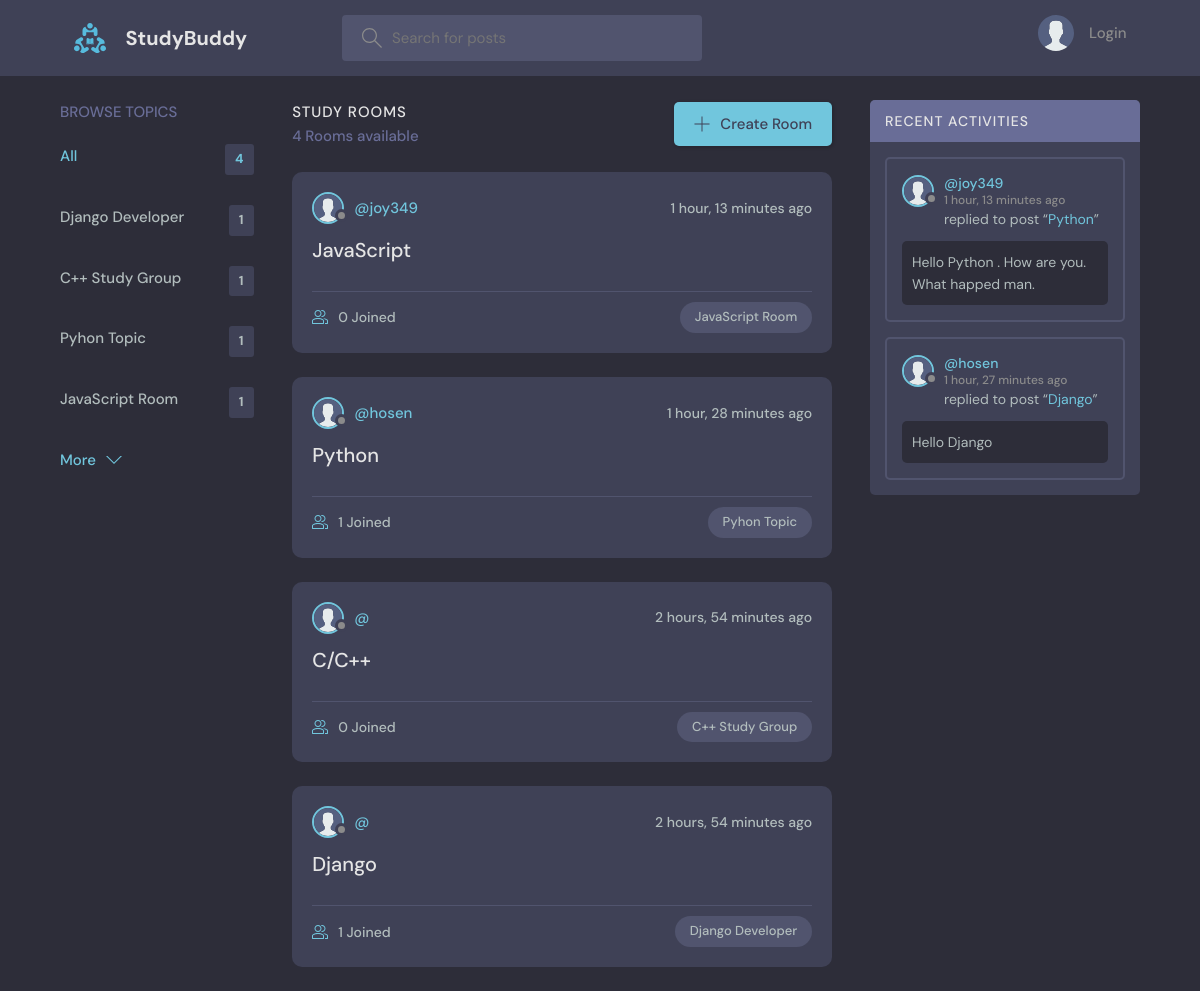
Before: / with the older database file.
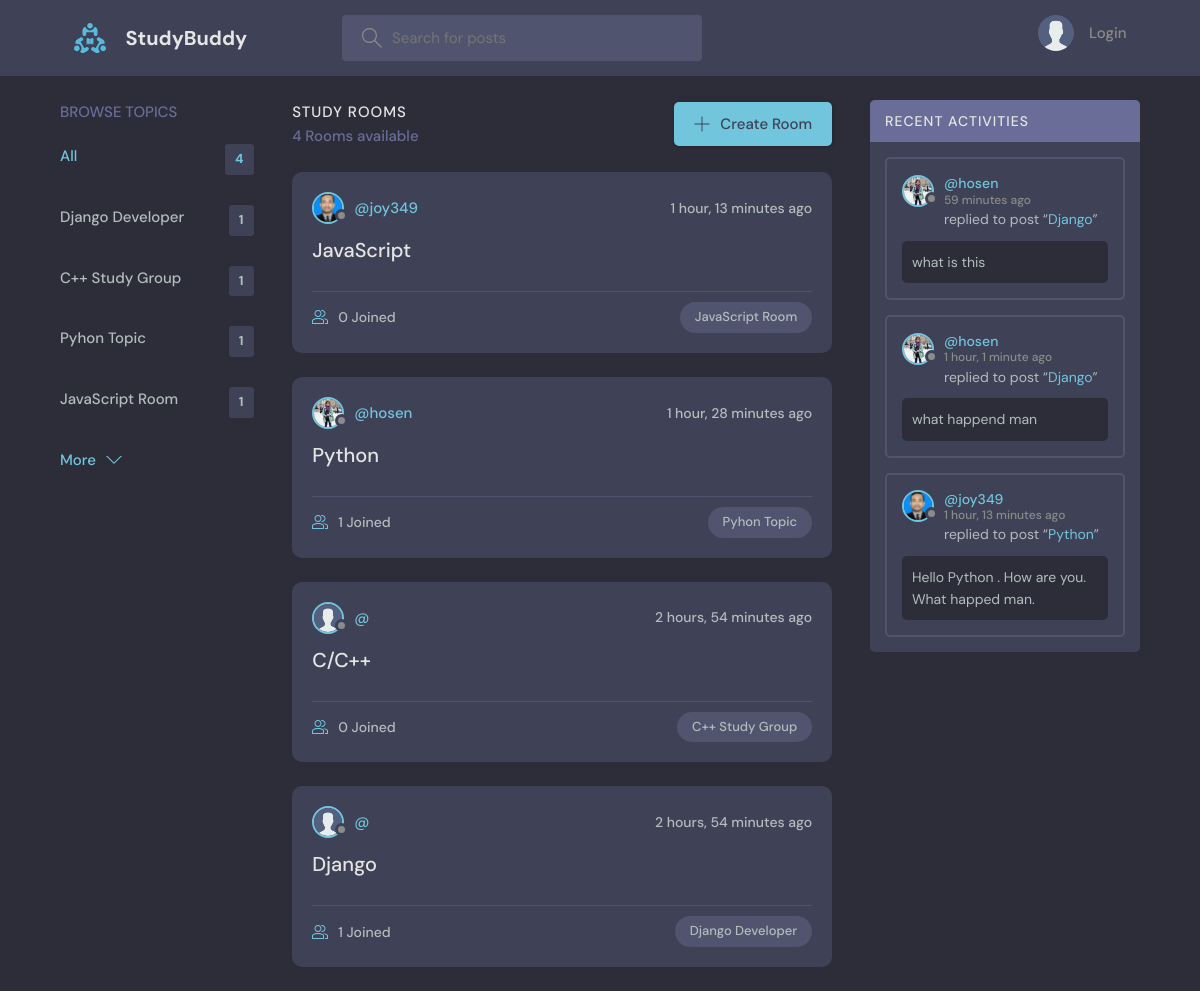
After: the same page with the newer database file.
### base/models.py (models this page shows, shortened)
class Topic(models.Model):
    name = models.CharField(max_length=200)

class Room(models.Model):
    host = models.ForeignKey(User, on_delete=models.SET_NULL, null=True)
    topic = models.ForeignKey(Topic, on_delete=models.SET_NULL, null=True)
    name = models.CharField(max_length=200)
    description = models.TextField(null=True, blank=True)
    participants = models.ManyToManyField(
        User, related_name='participants', blank=True)
    updated = models.DateTimeField(auto_now=True)
    created = models.DateTimeField(auto_now_add=True)
    class Meta:
        ordering = ['-updated', '-created']
    def __str__(self):
        return self.name

class User(AbstractUser):
    name = models.CharField(max_length=200, null=True)
    email = models.EmailField(unique=True, null=True)
    bio = models.TextField(null=True)
    avatar = models.ImageField(null=True, default="avatar.svg")
    gender = models.CharField(
        max_length=255, blank=True, default='rather_not_say')
    active = models.BooleanField(default=True)
    staff = models.BooleanField(default=False)  # a admin user; non super-user
    admin = models.BooleanField(default=False)
    USERNAME_FIELD = 'email'
    REQUIRED_FIELDS = []
    objects = UserManager()

class Message(models.Model):
    user = models.ForeignKey(User, on_delete=models.CASCADE)
    room = models.ForeignKey(Room, on_delete=models.CASCADE)
    body = models.TextField()
    updated = models.DateTimeField(auto_now=True)
    created = models.DateTimeField(auto_now_add=True)
    class Meta:
        ordering = ['-updated', '-created']

### base/views.py (the view)
# urls.py: path('', views.home, name="home"),
def home(request):
    q = request.GET.get('q') if request.GET.get('q') != None else ''
    rooms = Room.objects.filter(
        Q(topic__name__icontains=q) |
        Q(name__icontains=q) |
        Q(description__icontains=q)
    )
    topics = Topic.objects.all()[0:5]
    room_count = rooms.count()
    room_messages = Message.objects.filter(
        Q(room__topic__name__icontains=q))[0:3]
    context = {'rooms': rooms, 'topics': topics,
               'room_count': room_count, 'room_messages': room_messages}
    return render(request, 'base/home.html', context)

### base/templates/base/home.html (shortened to what this page needs)
{% extends 'main.html' %}
{% block content %}
<main class="layout layout--3">
    <div class="container">
        {% include 'base/topics_component.html' %}
        <div class="roomList">
            <div class="roomList__header">
                <div>
                    <h2>Study Rooms</h2>
                    <p>{{room_count}} Rooms available</p>
                </div>
                <a class="btn btn--main" href="{% url 'create-room' %}">
                    <svg version="1.1" xmlns="http://www.w3.org/2000/svg" width="32" height="32" viewBox="0 0 32 32">
                        <title>add</title>
                        <path
                            d="M16.943 0.943h-1.885v14.115h-14.115v1.885h14.115v14.115h1.885v-14.115h14.115v-1.885h-14.115v-14.115z">
                        </path>
                    </svg>
                    Create Room
                </a>
            </div>
            {% include 'base/feed_component.html' %}
        </div>
        {% include 'base/activity_component.html' %}
    </div>
</main>
{% endblock %}

### base/templates/base/topics_component.html
<div class="topics">
    <div class="topics__header">
        <h2>Browse Topics</h2>
    </div>
    <ul class="topics__list">
        <li>
            <a href="{% url 'home' %}" class="active">All <span>{{topics.count}}</span></a>
        </li>
        {% for topic in topics %}
        <li>
            <a href="{% url 'home' %}?q={{topic.name}}">{{topic.name}}<span>{{topic.room_set.all.count}}</span></a>
        </li>
        {% endfor %}
    </ul>
    <a class="btn btn--link" href="{% url 'topics' %}">
        More
        <svg version="1.1" xmlns="http://www.w3.org/2000/svg" width="32" height="32" viewBox="0 0 32 32">
            <title>chevron-down</title>
            <path d="M16 21l-13-13h-3l16 16 16-16h-3l-13 13z"></path>
        </svg>
    </a>
</div>

### base/templates/base/feed_component.html (shortened to what this page needs)
{% for room in rooms %}
<div class="roomListRoom">
    <div class="roomListRoom__header">
        <a href="{% url 'user-profile' room.host.id %}" class="roomListRoom__author">
            <div class="avatar avatar--small">
                <img src="{{room.host.avatar.url}}" />
            </div>
            <span>@{{room.host.username}}</span>
        </a>
        <div class="roomListRoom__actions">
            <span>{{room.created|timesince}} ago</span>
        </div>
    </div>
    <div class="roomListRoom__content">
        <a href="{% url 'room' room.id %}">{{room.name}}</a>
    </div>
    <div class="roomListRoom__meta">
        <a href="{% url 'room' room.id %}" class="roomListRoom__joined">
            {{room.participants.all.count}} Joined
        </a>
        <p class="roomListRoom__topic">{{room.topic.name}}</p>
    </div>
</div>
{% endfor %}

### base/templates/base/activity_component.html (shortened to what this page needs)
<div class="activities">
    <div class="activities__header">
        <h2>Recent Activities</h2>
    </div>
    {% for message in room_messages %}
    <div class="activities__box">
        <div class="activities__boxHeader roomListRoom__header">
            <a href="{% url 'user-profile' message.user.id %}" class="roomListRoom__author">
                <div class="avatar avatar--small">
                    <img src="{{message.user.avatar.url}}" />
                </div>
                <p>
                    @{{message.user.username}}
                    <span>{{message.created|timesince}} ago</span>
                </p>
            </a>
        </div>
        <div class="activities__boxContent">
            <p>replied to post “<a href="{% url 'room' message.room.id %}">{{message.room}}</a>”</p>
            <div class="activities__boxRoomContent">{{message.body}}</div>
        </div>
    </div>
    {% endfor %}
</div>

Changed rows visible on the page:
no longer on this page (row unchanged): Message: user.avatar (placeholder picture), user.username "hosen", created "1 hour, 27 minutes", room "Django", body "Hello Django"
changed through a linked row, Room "JavaScript": host.avatar: picture added in place of a placeholder
changed through a linked row, Room "Python": host.avatar: picture added in place of a placeholder
added Message: user.avatar (picture), user.username "hosen", created "59 minutes", room "Django", body "what is this"
added Message: user.avatar (picture), user.username "hosen", created "1 hour, 1 minute", room "Django", body "what happend man"
changed through a linked row, Message "Hello Python . How are you. What happed man.": user.avatar: picture added in place of a placeholder
